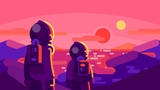
#> input picture example_small.jpg, 160 x 90 px
$ python triple_bits.py
#> lines starting #> are read from the running program, lines starting #| are printed output that depends on the picture
### functions.py
import sys
import random
import math
import numpy as np
import cv2

# obsługa przerwań
def signal_handler(sig, frame):
    raise SystemExit

# wczytanie obrazu
def read_img(file):
    return cv2.imread(file, 1)

# wyświetlenie obrazu (klikniecie dowolnego klawisza mając
# aktywne okno obrazu zamyka obraz i kontynuuje program)
def show_img(image):
    window = 'image'
    cv2.imshow(window, image)
    key = -1
    while key < 0:
        key = cv2.waitKey(300)
    cv2.destroyAllWindows()

# konwersja obrazka na ciąg zer i jedynek
def img_to_bin(image):
    fstring = '{:08b}'
    size_x = len(image)
    size_y = len(image[0])
    bin_out = ''
    for i in range(size_x):
        for j in range(size_y):
            bin_out = bin_out + fstring.format(image[i][j][0])
            bin_out = bin_out + fstring.format(image[i][j][1])
            bin_out = bin_out + fstring.format(image[i][j][2])
    return {'x': size_x, 'y': size_y}, bin_out

# konwersja stringa z zerami i jedynkami na obrazek
def bin_to_img(bin_in, size):
    helper = []
    for i in range(int(len(bin_in)/24)):
        helper.append('')
        for j in range(24):
            index = i*24 + j
            helper[i] = helper[i] + bin_in[index]

    image = np.empty([size['x'], size['y'], 3], 'uint8')
    for i in range(size['x']):
        for j in range(size['y']):
            index = i*size['y']+j
            image[i][j][0] = int(helper[index][:8], 2)
            image[i][j][1] = int(helper[index][8:16], 2)
            image[i][j][2] = int(helper[index][16:], 2)
    return image

#Zmienia string reprezentujący bity na tablicę intów o wartościach pomiędzy 0 a 255
# [26 lines left out: functions string_to_int, int_to_string, not called in this run]

# przekłamanie wartości podanej ilości losowych bitów
def gen_trans_err(bin_in, err_percent, seed=None):
    length = len(bin_in)
    bit_cnt = math.ceil(err_percent * length / 100)
    bin_in = list(bin_in)
    bin_out = ''
    # jeśli nie podano ziarna generowanie losowego ziarna w zakresie [0, INT_MAX]
    if not seed:
        seed = random.randint(0, sys.maxsize * 2 + 1)
    # użycie ziarna do generowania losowości
    random.seed(seed)

    for _ in range(bit_cnt):
        rand_l = random.randint(0, length-1)

        if bin_in[rand_l] == '1':
            bin_in[rand_l] = '0'
        else:
            bin_in[rand_l] = '1'
    for _, value in enumerate(bin_in):
        bin_out += value

    return bin_out, seed

def bin_diff(bin_1, bin_2):
    diff_count = 0
    for key, value in enumerate(bin_1):
        if bin_2[key] != value:
            diff_count += 1
    return diff_count

### triple_bits.py
import signal
from sys import argv
from math import ceil
from numpy import arange

from functions import (
    signal_handler,
    read_img,
    show_img,
    img_to_bin,
    bin_to_img,
    gen_trans_err,
    bin_diff,
)

# powielenie bitów
def multiple_bits(bin_in, bit_cnt):
    bin_out = ''
    for _, value in enumerate(bin_in):
        for _ in range(bit_cnt):
            bin_out += value
    return bin_out

# odpowielenie bitów
def demultiple_bits(bin_in, bit_cnt):
    bin_out = ''
    for i in range(int(len(bin_in)/bit_cnt)):
        index = i*bit_cnt
        bin_out += bin_in[index]
    return bin_out

# naprawa przekłamań w powielonych bitach
def fix_multiple_bits(bin_in, bit_cnt):
    bin_out = ''
    for i in range(int(len(bin_in)/bit_cnt)):
        ones_cnt = 0
        set_all = '0'
        index = i*bit_cnt
        for j in range(bit_cnt):
            if bin_in[index+j] == '1':
                ones_cnt = ones_cnt + 1
        if ones_cnt > bit_cnt/2:
            set_all = '1'
        for _ in range(bit_cnt):
            bin_out += set_all
    return bin_out

def test():
    file = 'example_small.jpg'
    multiple_by = 3 # liczba powielenia kazdego bitu

    print('err,bitcnt,unfixed')
    for i in arange(2, 10.1, 0.1):
        trans_err = round(i, 1)

        # Wczytanie obrazu z pliku
        image = read_img(file)

        _, data_bin = img_to_bin(image)
        bin_before = data_bin

        # Powielenie bitów
        data_bin = multiple_bits(data_bin, multiple_by)

        # Przekłamanie losowych bitów
        data_bin, _ = gen_trans_err(data_bin, trans_err)

        # Naprawa błędów
        fixed_data = demultiple_bits(fix_multiple_bits(data_bin, multiple_by), multiple_by)
        bin_after = fixed_data

        bit_cnt = bin_diff(bin_before, bin_after)
        diff_bits = round(bit_cnt*100/len(bin_after), 4)
        print(str(trans_err) + ',' + str(bit_cnt) + ',' + format(diff_bits, '.4f'))

def main():
    file = 'example_small.jpg'
    trans_err = 2 # liczba bitów do przekłamania w procentach
    multiple_by = 3 # liczba powielenia kazdego bitu

    # Wczytanie obrazu z pliku
    image = read_img(file)
#> in read_img, returned value is the input picture: shape (90, 160, 3); mean B, G, R 121.3, 61.9, 178.1
    show_img(image)
#> (key Esc is pressed here)

    # Wyświetlenie obrazu
    size, data_bin = img_to_bin(image)
#> in img_to_bin, `size_x = len(image)`: size_x = 90
#> in img_to_bin, `size_y = len(image[0])`: size_y = 160
#> size = {'x': 90, 'y': 160}
    bin_before = data_bin

    # Powielenie bitów
    data_bin = multiple_bits(data_bin, multiple_by)

    # Przekłamanie losowych bitów
    data_bin, _ = gen_trans_err(data_bin, trans_err)

    # Wyświetlenie zakłóconego obrazu
    distorted_img = bin_to_img(demultiple_bits(data_bin, multiple_by), size)
#> after the loop in bin_to_img, `for i in range(size['x']):`:
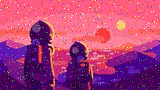
#> image: shape (90, 160, 3); mean of channels 0, 1, 2 121.4, 65, 176.4; drawn as B, G, R
    show_img(distorted_img)
#> (key Enter is pressed here)

    # Naprawa błędów
    fixed_data = demultiple_bits(fix_multiple_bits(data_bin, multiple_by), multiple_by)
    bin_after = fixed_data

    # Wyświetlenie naprawionego obrazu
    fixed_img = bin_to_img(fixed_data, size)
    show_img(fixed_img)

    print('Liczba bitow niezgodnych z oryginalnym obrazem: ' + str(bin_diff(bin_before, bin_after)))
#| Liczba bitow niezgodnych z oryginalnym obrazem: 369

if __name__ == '__main__':
    signal.signal(signal.SIGINT, signal_handler)
    signal.signal(signal.SIGTERM, signal_handler)
    if len(argv) > 1:
        if argv[1] == 'test':
            test()
        else:
            print('Invalid argument')
    else:
        main()
